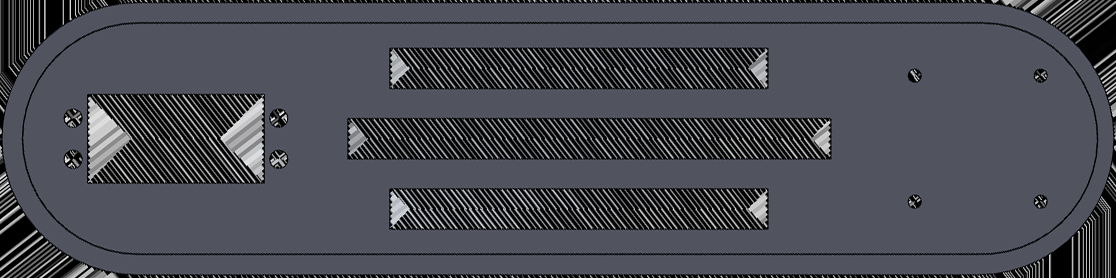
#> input picture PythonSimulationStuff/realArm/Photoshop/link1_clear.png, 1116 x 278 px
$ jupyter execute --allow-errors designing.ipynb
#> lines starting #> are read from the running program, lines starting #| are printed output that depends on the picture
[cell 1]
import cv2
import numpy as np
import keyboard

s1_angle = np.pi/2 #sensor1_angle
s2_angle = 0
s3_angle = np.pi
s4_angle = -np.pi/2

dist = 10 # distance of sensor from end effector

# DANGER, lowering this might be bad
maximumSensorValue = 500 # this can be between 0-1024, just hard capping it
coeff = 0.3 # to downscale the applied force (original range is 0-1024


min_sensor_to_bother = 10 # sensor range is 0-1024 btw # minimum sensor value to bother
distance_from_desired = 0 # this must be set on a cooldown

def getSensorInfluence(actual, theta1, theta2):

    sensor1 = (int(dist * np.sin(theta1+theta2+s1_angle)), int(dist * np.cos(theta1+theta2+s1_angle)) )
    sensor2 = (int(dist * np.sin(theta1+theta2+s2_angle)), int(dist * np.cos(theta1+theta2+s2_angle)) )
    sensor3 = (int(dist * np.sin(theta1+theta2+s3_angle)), int(dist * np.cos(theta1+theta2+s3_angle)) )
    sensor4 = (int(dist * np.sin(theta1+theta2+s4_angle)), int(dist * np.cos(theta1+theta2+s4_angle)) )

    return sensor1, sensor2, sensor3, sensor4

def getSensorPositions(actual, sensor1, sensor2, sensor3, sensor4):

    sensor1_pos = (int(actual[0] + sensor1[0]), int(actual[1] + sensor1[1]) )
    sensor2_pos = (int(actual[0] + sensor2[0]), int(actual[1] + sensor2[1]) )
    sensor3_pos = (int(actual[0] + sensor3[0]), int(actual[1] + sensor3[1]) )
    sensor4_pos = (int(actual[0] + sensor4[0]), int(actual[1] + sensor4[1]) )

    return sensor1_pos, sensor2_pos, sensor3_pos, sensor4_pos

def forwardKin(theta1, theta2):
    x = L2*np.sin(theta1 + theta2) + L1*np.sin(theta1)
    y = L2*np.cos(theta1 + theta2) + L1*np.cos(theta1)
    return list((int(x) + center[0], int(y) + center[1]))

def forwardElbowKin(theta1):
    x = L1*np.sin(theta1)
    y = L1*np.cos(theta1)
    return list((int(x) + center[0], int(y) + center[1]))

# physics info
L1 = 70
L2 = 70

# window size
width = 750
height = 750

center = (int(width/2), int(height/2))
theta1 = np.pi*1/4
theta2 = np.pi*1/4

end_effector = forwardKin(theta1, theta2)
elbow = forwardElbowKin(theta1)
desired = end_effector.copy()
actual = end_effector.copy()
sensor1, sensor2, sensor3, sensor4 = getSensorInfluence(actual, theta1, theta2)
sensor1_pos, sensor2_pos, sensor3_pos, sensor4_pos = getSensorPositions(actual, sensor1, sensor2, sensor3, sensor4)

link1_image = cv2.imread("realArm/Photoshop/link1_clear.png", cv2.IMREAD_UNCHANGED)
#> link1_image is the input picture: shape (278, 1116, 4); mean B, G, R, A 83.2, 75.3, 73.2, 183.6
link2_image = cv2.imread("realArm/Photoshop/link2_clear.png", cv2.IMREAD_UNCHANGED)
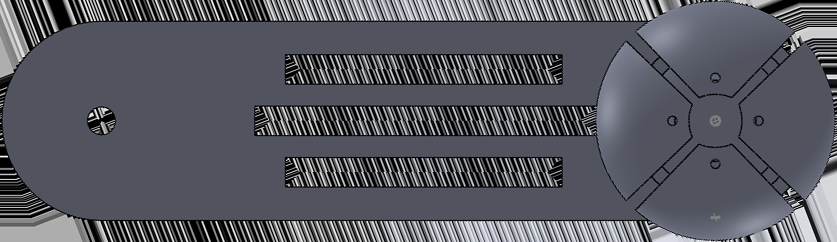
#> input picture PythonSimulationStuff/realArm/Photoshop/link2_clear.png, 837 x 242 px
#> link2_image is the input picture: shape (242, 837, 4); mean B, G, R, A 98.3, 90.1, 87.9, 172
base_image = cv2.imread("realArm/Photoshop/base_clear.png")
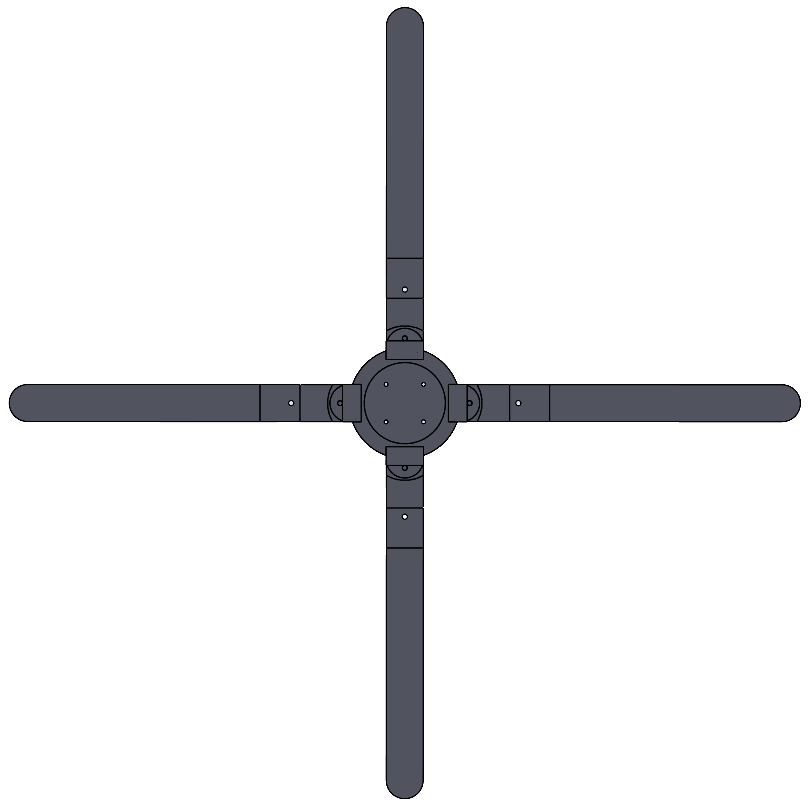
#> input picture PythonSimulationStuff/realArm/Photoshop/base_clear.png, 809 x 812 px
#> base_image is the input picture: shape (812, 809, 3); mean B, G, R 239.3, 238.4, 238.1

scale_percent = 90 # percent of original size
w = int(base_image.shape[1] * scale_percent / 100)
#> w = 728
h = int(base_image.shape[0] * scale_percent / 100)
#> h = 730
dim = (w, h)
#> dim = (728, 730)
# resize image
resized = cv2.resize(base_image, dim, interpolation = cv2.INTER_AREA)

scale_percent2 = 30 # percent of original size
w2 = int(link1_image.shape[1] * scale_percent2 / 100)
#> w2 = 334
h2 = int(link1_image.shape[0] * scale_percent2 / 100)
#> h2 = 83
dim2 = (w2, h2)
#> dim2 = (334, 83)
# resize image
resized2 = cv2.resize(link1_image, dim2, interpolation = cv2.INTER_AREA)
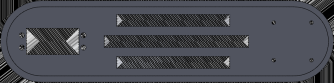
#> resized2: shape (83, 334, 4); mean B, G, R, A 83.2, 75.3, 73.2, 183.6


font                   = cv2.FONT_HERSHEY_SIMPLEX
fontScale              = 0.55
fontColor              = (255,255,255)
thickness              = 1
lineType               = 2

import imutils
def rotate_image(image, angle):
#> called with angle = 1
    image_center = tuple(np.array(image.shape[1::-1]) / 2)
#> image_center = (167, 41.5)
    rot_mat = cv2.getRotationMatrix2D(image_center, angle, 1.0)
    result = cv2.warpAffine(image, rot_mat, image.shape[1::-1], flags=cv2.INTER_LINEAR)
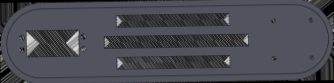
#> result: shape (83, 334, 4); mean B, G, R, A 82.1, 74.2, 72.1, 181.9
    return result

angle = 0
def draw():
    global angle
    window = np.ones((height, width, 3), dtype=np.uint8) *255
    cv2.putText(window,"Peak Velocity: " + str(26) + " m/s", (10,20), font, fontScale, fontColor, thickness, lineType)
    cv2.putText(window, "Velocity: " + str(20) + " m/s", (10,40), font, fontScale, fontColor, thickness, lineType)
    cv2.putText(window, "Fd: " + str(50) + " N", (10,60), font, fontScale, fontColor, thickness, lineType)
    cv2.putText(window, "Samples: " + str(6), (10,80), font, fontScale, fontColor, thickness, lineType)

    window[center[1]-round(resized.shape[0]/2):center[1]+(resized.shape[0]-round(resized.shape[0]/2)), center[0]-round(resized.shape[1]/2):center[0]+(resized.shape[1]-round(resized.shape[1]/2))] = resized

    #resized22 = imutils.rotate_bound(resized2, angle)
    angle += 1
    resized22 = rotate_image(resized2, angle)
    # normalize alpha channels from 0-255 to 0-1
    x1 = center[1]-round(resized2.shape[0]/2)
#> x1 = 333
    y1 = center[0]-round(resized2.shape[1]/2)
#> y1 = 208

    #window[x1:x1+resized22.shape[0], y1:y1+resized22.shape[1], :] = resized22
    # set adjusted colors
    #for i in range(0, resized22.shape[0]):
    #    for j in range(0, resized22.shape[1]):
    #        if resized22[i][j][3] > 125:
    #            window[x1+i, y1+j, :] = resized22[i, j, :]

    window = cvzone.overlayPNG(window, resized22, [x1, y1])

    window = cv2.line(window, tuple(center), tuple(elbow), (255, 0, 0), 6)
    window = cv2.line(window, tuple(elbow), tuple(end_effector), (255, 0, 0), 6)
    #window = cv2.line(window, tuple(center), tuple(desired), (255, 255, 255), 6)

    #window = cv2.line(window, tuple(center), tuple(ogelbow), (0, 255, 0), 6)
    #window = cv2.line(window, tuple(ogelbow), tuple(ogend_effector), (0, 255, 0), 6)

    # draw force sensors
    window = cv2.circle(window, sensor1_pos, 2, (0, 255, 0), 2)
    window = cv2.circle(window, sensor2_pos, 2, (226, 253, 48), 2)
    window = cv2.circle(window, sensor3_pos, 2, (48, 82, 253), 2)
    window = cv2.circle(window, sensor4_pos, 2, (253, 48, 239), 2)

    window = cv2.circle(window, tuple(desired), 5, (255, 255, 255), 2)   # we have casual coordinates but we want zero to be the middle of screen with a range of -4 to 4 just bcz it works with our other values
    return window


# start main Gui thread
cv2.namedWindow('output', cv2.WINDOW_AUTOSIZE)
#> (the rest of this cell did not finish here and is left out)
